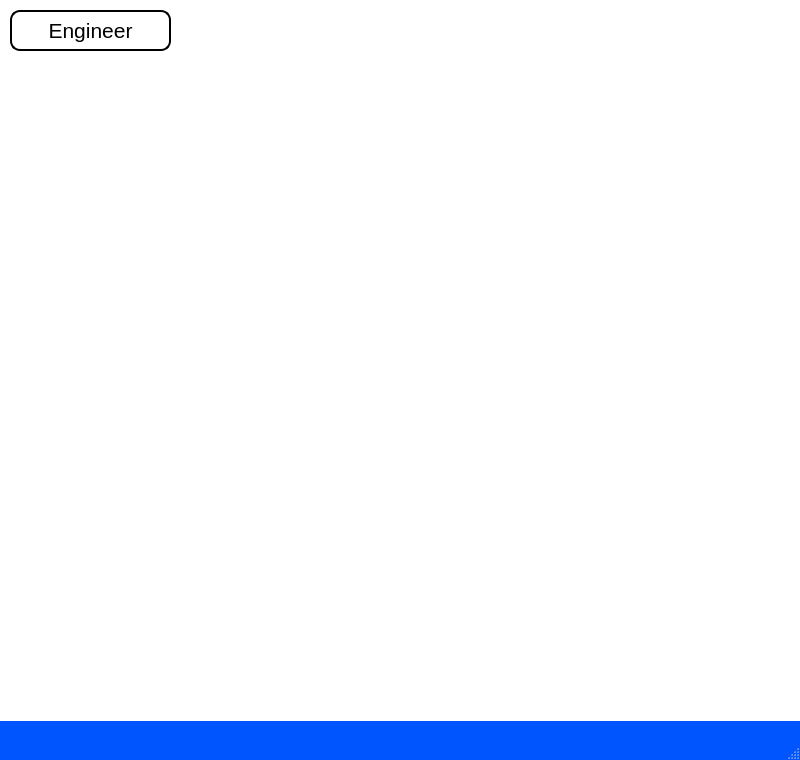
<?xml version="1.0" encoding="UTF-8"?>
<ui version="4.0">
 <class>eng_mgr</class>
 <widget class="QMainWindow" name="eng_mgr">
  <property name="geometry">
   <rect>
    <x>0</x>
    <y>0</y>
    <width>800</width>
    <height>760</height>
   </rect>
  </property>
  <property name="palette">
   <palette>
    <active>
     <colorrole role="WindowText">
      <brush brushstyle="SolidPattern">
       <color alpha="255">
        <red>0</red>
        <green>0</green>
        <blue>0</blue>
       </color>
      </brush>
     </colorrole>
     <colorrole role="Button">
      <brush brushstyle="SolidPattern">
       <color alpha="255">
        <red>0</red>
        <green>85</green>
        <blue>255</blue>
       </color>
      </brush>
     </colorrole>
     <colorrole role="Light">
      <brush brushstyle="SolidPattern">
       <color alpha="255">
        <red>127</red>
        <green>170</green>
        <blue>255</blue>
       </color>
      </brush>
     </colorrole>
     <colorrole role="Midlight">
      <brush brushstyle="SolidPattern">
       <color alpha="255">
        <red>63</red>
        <green>127</green>
        <blue>255</blue>
       </color>
      </brush>
     </colorrole>
     <colorrole role="Dark">
      <brush brushstyle="SolidPattern">
       <color alpha="255">
        <red>0</red>
        <green>42</green>
        <blue>127</blue>
       </color>
      </brush>
     </colorrole>
     <colorrole role="Mid">
      <brush brushstyle="SolidPattern">
       <color alpha="255">
        <red>0</red>
        <green>56</green>
        <blue>170</blue>
       </color>
      </brush>
     </colorrole>
     <colorrole role="Text">
      <brush brushstyle="SolidPattern">
       <color alpha="255">
        <red>0</red>
        <green>0</green>
        <blue>0</blue>
       </color>
      </brush>
     </colorrole>
     <colorrole role="BrightText">
      <brush brushstyle="SolidPattern">
       <color alpha="255">
        <red>255</red>
        <green>255</green>
        <blue>255</blue>
       </color>
      </brush>
     </colorrole>
     <colorrole role="ButtonText">
      <brush brushstyle="SolidPattern">
       <color alpha="255">
        <red>0</red>
        <green>0</green>
        <blue>0</blue>
       </color>
      </brush>
     </colorrole>
     <colorrole role="Base">
      <brush brushstyle="SolidPattern">
       <color alpha="255">
        <red>255</red>
        <green>255</green>
        <blue>255</blue>
       </color>
      </brush>
     </colorrole>
     <colorrole role="Window">
      <brush brushstyle="SolidPattern">
       <color alpha="255">
        <red>0</red>
        <green>85</green>
        <blue>255</blue>
       </color>
      </brush>
     </colorrole>
     <colorrole role="Shadow">
      <brush brushstyle="SolidPattern">
       <color alpha="255">
        <red>0</red>
        <green>0</green>
        <blue>0</blue>
       </color>
      </brush>
     </colorrole>
     <colorrole role="AlternateBase">
      <brush brushstyle="SolidPattern">
       <color alpha="255">
        <red>127</red>
        <green>170</green>
        <blue>255</blue>
       </color>
      </brush>
     </colorrole>
     <colorrole role="ToolTipBase">
      <brush brushstyle="SolidPattern">
       <color alpha="255">
        <red>255</red>
        <green>255</green>
        <blue>220</blue>
       </color>
      </brush>
     </colorrole>
     <colorrole role="ToolTipText">
      <brush brushstyle="SolidPattern">
       <color alpha="255">
        <red>0</red>
        <green>0</green>
        <blue>0</blue>
       </color>
      </brush>
     </colorrole>
    </active>
    <inactive>
     <colorrole role="WindowText">
      <brush brushstyle="SolidPattern">
       <color alpha="255">
        <red>0</red>
        <green>0</green>
        <blue>0</blue>
       </color>
      </brush>
     </colorrole>
     <colorrole role="Button">
      <brush brushstyle="SolidPattern">
       <color alpha="255">
        <red>0</red>
        <green>85</green>
        <blue>255</blue>
       </color>
      </brush>
     </colorrole>
     <colorrole role="Light">
      <brush brushstyle="SolidPattern">
       <color alpha="255">
        <red>127</red>
        <green>170</green>
        <blue>255</blue>
       </color>
      </brush>
     </colorrole>
     <colorrole role="Midlight">
      <brush brushstyle="SolidPattern">
       <color alpha="255">
        <red>63</red>
        <green>127</green>
        <blue>255</blue>
       </color>
      </brush>
     </colorrole>
     <colorrole role="Dark">
      <brush brushstyle="SolidPattern">
       <color alpha="255">
        <red>0</red>
        <green>42</green>
        <blue>127</blue>
       </color>
      </brush>
     </colorrole>
     <colorrole role="Mid">
      <brush brushstyle="SolidPattern">
       <color alpha="255">
        <red>0</red>
        <green>56</green>
        <blue>170</blue>
       </color>
      </brush>
     </colorrole>
     <colorrole role="Text">
      <brush brushstyle="SolidPattern">
       <color alpha="255">
        <red>0</red>
        <green>0</green>
        <blue>0</blue>
       </color>
      </brush>
     </colorrole>
     <colorrole role="BrightText">
      <brush brushstyle="SolidPattern">
       <color alpha="255">
        <red>255</red>
        <green>255</green>
        <blue>255</blue>
       </color>
      </brush>
     </colorrole>
     <colorrole role="ButtonText">
      <brush brushstyle="SolidPattern">
       <color alpha="255">
        <red>0</red>
        <green>0</green>
        <blue>0</blue>
       </color>
      </brush>
     </colorrole>
     <colorrole role="Base">
      <brush brushstyle="SolidPattern">
       <color alpha="255">
        <red>255</red>
        <green>255</green>
        <blue>255</blue>
       </color>
      </brush>
     </colorrole>
     <colorrole role="Window">
      <brush brushstyle="SolidPattern">
       <color alpha="255">
        <red>0</red>
        <green>85</green>
        <blue>255</blue>
       </color>
      </brush>
     </colorrole>
     <colorrole role="Shadow">
      <brush brushstyle="SolidPattern">
       <color alpha="255">
        <red>0</red>
        <green>0</green>
        <blue>0</blue>
       </color>
      </brush>
     </colorrole>
     <colorrole role="AlternateBase">
      <brush brushstyle="SolidPattern">
       <color alpha="255">
        <red>127</red>
        <green>170</green>
        <blue>255</blue>
       </color>
      </brush>
     </colorrole>
     <colorrole role="ToolTipBase">
      <brush brushstyle="SolidPattern">
       <color alpha="255">
        <red>255</red>
        <green>255</green>
        <blue>220</blue>
       </color>
      </brush>
     </colorrole>
     <colorrole role="ToolTipText">
      <brush brushstyle="SolidPattern">
       <color alpha="255">
        <red>0</red>
        <green>0</green>
        <blue>0</blue>
       </color>
      </brush>
     </colorrole>
    </inactive>
    <disabled>
     <colorrole role="WindowText">
      <brush brushstyle="SolidPattern">
       <color alpha="255">
        <red>0</red>
        <green>42</green>
        <blue>127</blue>
       </color>
      </brush>
     </colorrole>
     <colorrole role="Button">
      <brush brushstyle="SolidPattern">
       <color alpha="255">
        <red>0</red>
        <green>85</green>
        <blue>255</blue>
       </color>
      </brush>
     </colorrole>
     <colorrole role="Light">
      <brush brushstyle="SolidPattern">
       <color alpha="255">
        <red>127</red>
        <green>170</green>
        <blue>255</blue>
       </color>
      </brush>
     </colorrole>
     <colorrole role="Midlight">
      <brush brushstyle="SolidPattern">
       <color alpha="255">
        <red>63</red>
        <green>127</green>
        <blue>255</blue>
       </color>
      </brush>
     </colorrole>
     <colorrole role="Dark">
      <brush brushstyle="SolidPattern">
       <color alpha="255">
        <red>0</red>
        <green>42</green>
        <blue>127</blue>
       </color>
      </brush>
     </colorrole>
     <colorrole role="Mid">
      <brush brushstyle="SolidPattern">
       <color alpha="255">
        <red>0</red>
        <green>56</green>
        <blue>170</blue>
       </color>
      </brush>
     </colorrole>
     <colorrole role="Text">
      <brush brushstyle="SolidPattern">
       <color alpha="255">
        <red>0</red>
        <green>42</green>
        <blue>127</blue>
       </color>
      </brush>
     </colorrole>
     <colorrole role="BrightText">
      <brush brushstyle="SolidPattern">
       <color alpha="255">
        <red>255</red>
        <green>255</green>
        <blue>255</blue>
       </color>
      </brush>
     </colorrole>
     <colorrole role="ButtonText">
      <brush brushstyle="SolidPattern">
       <color alpha="255">
        <red>0</red>
        <green>42</green>
        <blue>127</blue>
       </color>
      </brush>
     </colorrole>
     <colorrole role="Base">
      <brush brushstyle="SolidPattern">
       <color alpha="255">
        <red>0</red>
        <green>85</green>
        <blue>255</blue>
       </color>
      </brush>
     </colorrole>
     <colorrole role="Window">
      <brush brushstyle="SolidPattern">
       <color alpha="255">
        <red>0</red>
        <green>85</green>
        <blue>255</blue>
       </color>
      </brush>
     </colorrole>
     <colorrole role="Shadow">
      <brush brushstyle="SolidPattern">
       <color alpha="255">
        <red>0</red>
        <green>0</green>
        <blue>0</blue>
       </color>
      </brush>
     </colorrole>
     <colorrole role="AlternateBase">
      <brush brushstyle="SolidPattern">
       <color alpha="255">
        <red>0</red>
        <green>85</green>
        <blue>255</blue>
       </color>
      </brush>
     </colorrole>
     <colorrole role="ToolTipBase">
      <brush brushstyle="SolidPattern">
       <color alpha="255">
        <red>255</red>
        <green>255</green>
        <blue>220</blue>
       </color>
      </brush>
     </colorrole>
     <colorrole role="ToolTipText">
      <brush brushstyle="SolidPattern">
       <color alpha="255">
        <red>0</red>
        <green>0</green>
        <blue>0</blue>
       </color>
      </brush>
     </colorrole>
    </disabled>
   </palette>
  </property>
  <property name="windowTitle">
   <string>MainWindow</string>
  </property>
  <widget class="QWidget" name="centralwidget">
   <widget class="QLabel" name="label">
    <property name="geometry">
     <rect>
      <x>0</x>
      <y>0</y>
      <width>801</width>
      <height>721</height>
     </rect>
    </property>
    <property name="styleSheet">
     <string notr="true">background-image: url(:/Engineering/engineering.png);
background-repeat: no-repeat;
background-position: center;
background-attachment: fixed;
background-color: white; /* Fallback color */</string>
    </property>
    <property name="text">
     <string/>
    </property>
   </widget>
   <widget class="QPushButton" name="engineers_Button">
    <property name="geometry">
     <rect>
      <x>10</x>
      <y>10</y>
      <width>161</width>
      <height>41</height>
     </rect>
    </property>
    <property name="font">
     <font>
      <pointsize>16</pointsize>
     </font>
    </property>
    <property name="styleSheet">
     <string notr="true">QPushButton{background-color: white;
border: 2px solid black;
border-radius: 10px;}
QPushButton:hover{background-color:rgb(85, 255, 255);
border: 2px solidrgb(85, 255, 255);
}</string>
    </property>
    <property name="text">
     <string>Engineer</string>
    </property>
    <property name="autoDefault">
     <bool>false</bool>
    </property>
   </widget>
  </widget>
  <widget class="QMenuBar" name="menubar">
   <property name="geometry">
    <rect>
     <x>0</x>
     <y>0</y>
     <width>800</width>
     <height>21</height>
    </rect>
   </property>
  </widget>
  <widget class="QStatusBar" name="statusbar"/>
 </widget>
 <resources>
  <include location="Engineering.qrc"/>
 </resources>
 <connections/>
</ui>
